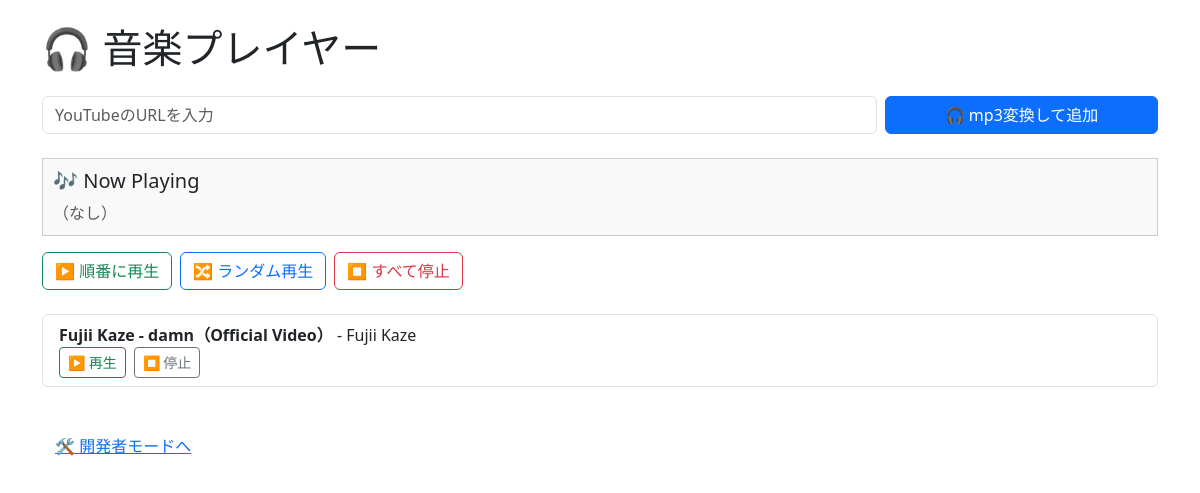
The app's page /, older data.
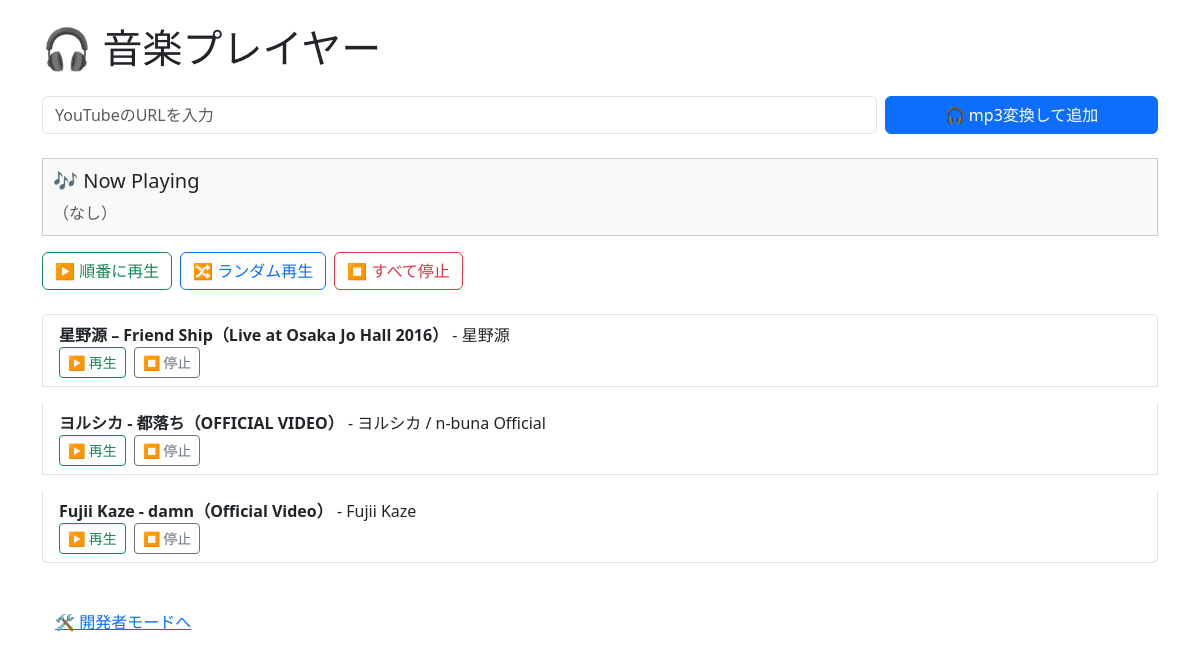
The same page, newer data.
### tables this page shows
CREATE TABLE music (
        id INTEGER PRIMARY KEY AUTOINCREMENT,
        filepath TEXT NOT NULL,
        title TEXT,
        artist TEXT,
        duration REAL,
        filesize INTEGER,
        created_at TEXT,
        source_url TEXT,
        tags TEXT,
        genre_ai TEXT
    );

### app.py (the view, shortened to what this page needs)
@app.route("/", methods=["GET", "POST"])
def index():
    conn = sqlite3.connect(DB_PATH)
    cursor = conn.cursor()
    cursor.execute("SELECT id, filepath, title, artist FROM music ORDER BY created_at DESC")
    songs = cursor.fetchall()
    conn.close()
    return render_template("index.html", songs=songs)

### templates/index.html (shortened to what this page needs)
<!DOCTYPE html>
<html lang="ja">
<head>
  <link href="https://cdn.jsdelivr.net/npm/bootstrap@5.3.3/dist/css/bootstrap.min.css" rel="stylesheet">
</head>
<body class="container py-4">
  <h1 class="mb-4">🎧 音楽プレイヤー</h1>
  <form method="post" class="mb-4 row g-2">
    <div class="col-md-9 col-sm-12">
      <input type="text" name="url" class="form-control" placeholder="YouTubeのURLを入力" required>
    </div>
    <div class="col-md-3 col-sm-12">
      <button type="submit" class="btn btn-primary w-100">🎧 mp3変換して追加</button>
    </div>
  </form>
  <div id="now-playing" class="mb-3">
    <h5>🎶 Now Playing</h5>
    <p id="now-title" class="mb-0 text-muted">（なし）</p>
  </div>
  <div class="mb-4 d-flex flex-wrap gap-2">
    <button onclick="playSequential()" class="btn btn-outline-success">▶️ 順番に再生</button>
    <button onclick="playShuffle()" class="btn btn-outline-primary">🔀 ランダム再生</button>
    <button onclick="stopAll()" class="btn btn-outline-danger">⏹ すべて停止</button>
  </div>
  {% if songs %}
    <div class="list-group">
      {% for song in songs %}
        <div class="list-group-item mb-3">
          <strong>{{ song[2] }}</strong> - {{ song[3] }}<br>
          <div class="d-flex gap-2">
            <button onclick="playOnly({{ loop.index }})" class="btn btn-sm btn-outline-success">▶️ 再生</button>
            <button onclick="document.getElementById('audio{{ loop.index }}').pause()" class="btn btn-sm btn-outline-secondary">⏹ 停止</button>
          </div>
        </div>
      {% endfor %}
    </div>
  {% else %}
    <p>🎶 まだ音楽がありません。上のフォームから追加してみましょう。</p>
  {% endif %}
  <div class="mt-4">
    <a href="{{ url_for('debug_db') }}" class="btn btn-link">🛠 開発者モードへ</a>
  </div>
</body>
</html>

Row changes from the older to the newer data that the page shows:
added music: title "星野源 – Friend Ship（Live at Osaka Jo Hall 2016）", artist "星野源"
added music: title "ヨルシカ - 都落ち（OFFICIAL VIDEO）", artist "ヨルシカ / n-buna Official"
